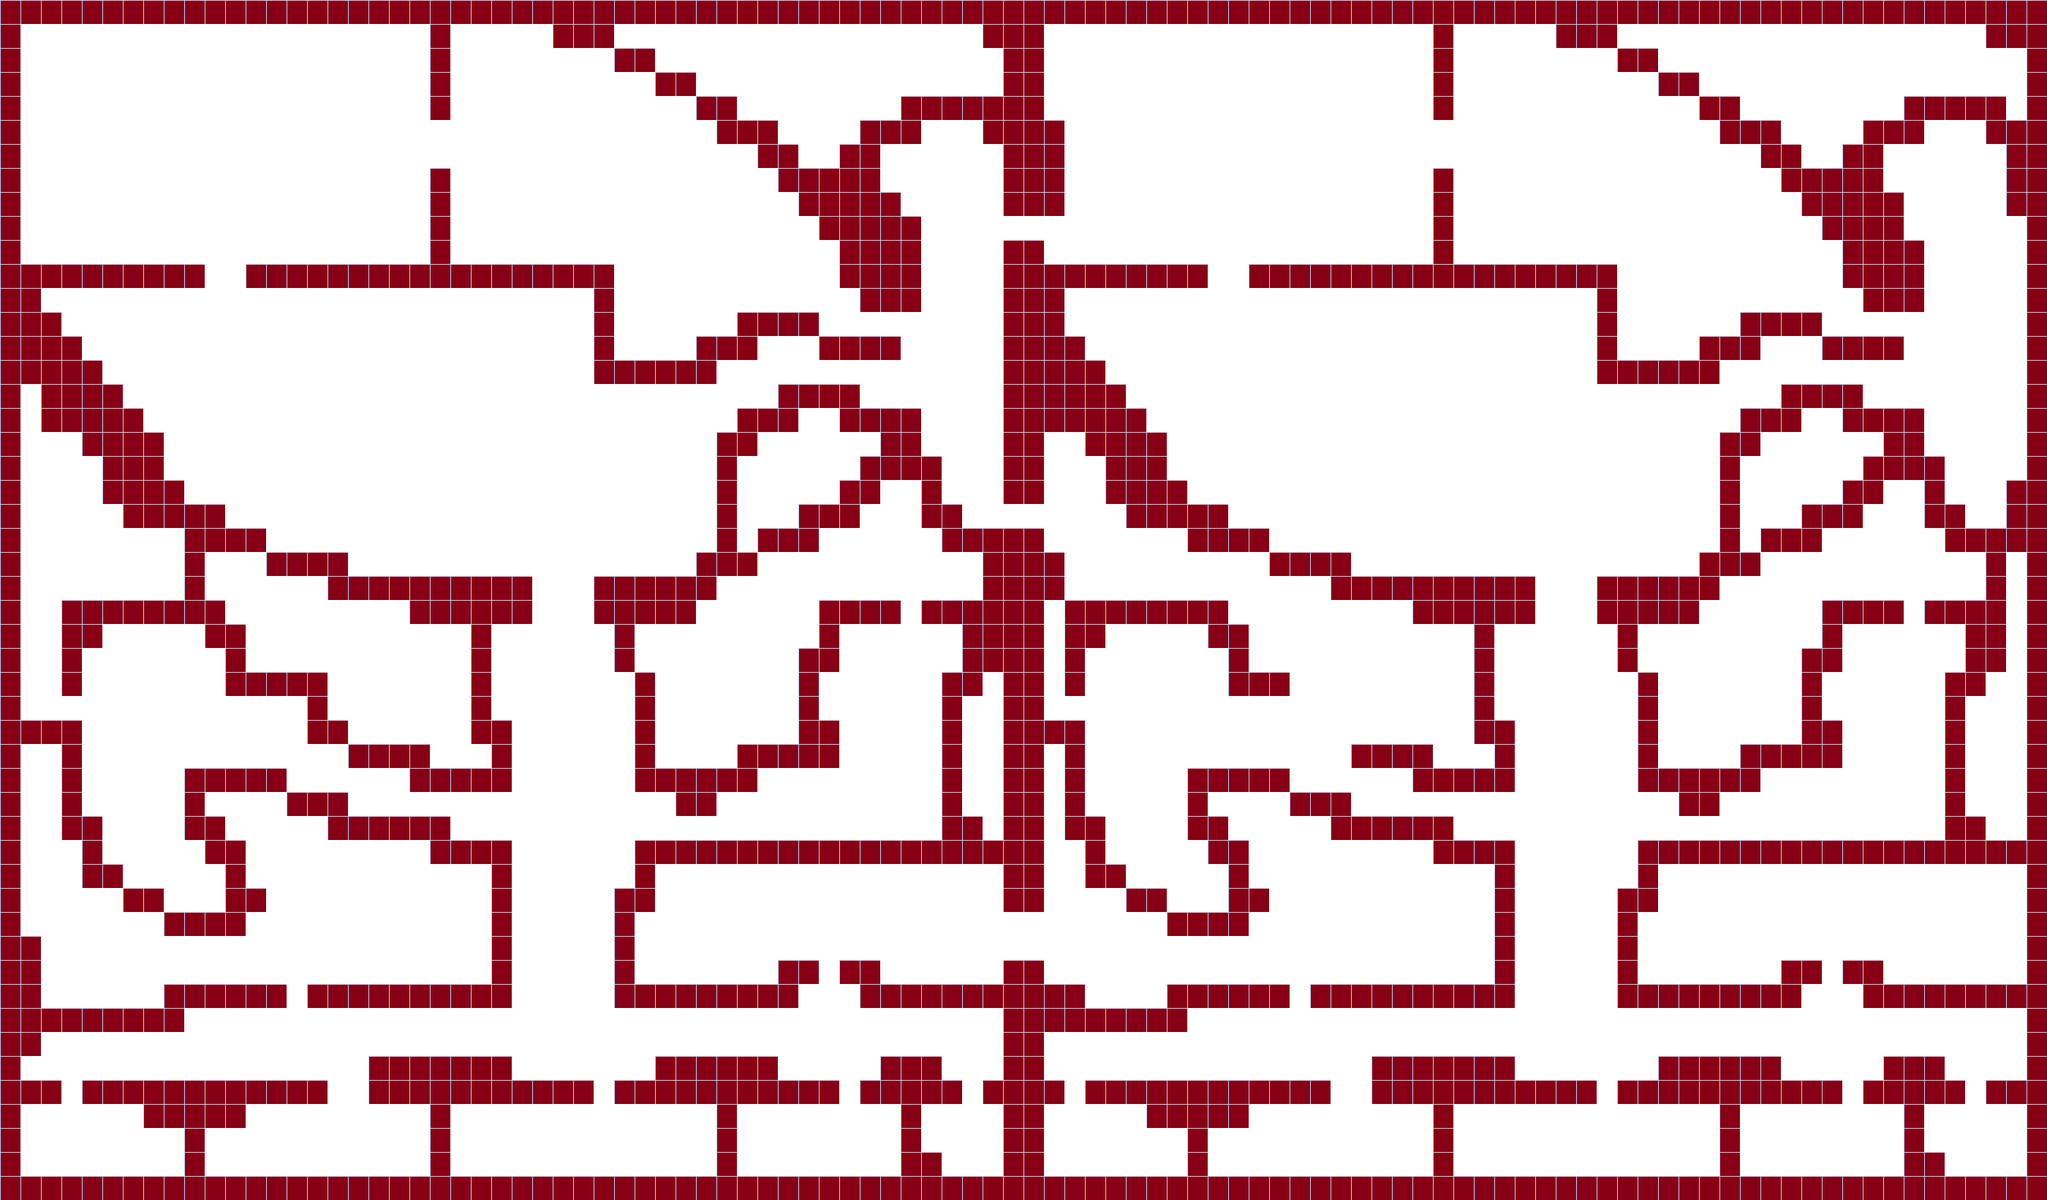

A 2D game scene composited from a Tiled map and its tileset images. What follows is a short description and the map's XML, with each tile layer's data collapsed to a summary:
An orthogonal 100x50 tile map with 29x34 px tiles, 2 tile layers (Snow, Ice), 2 tilesets.

<map version="1.0" orientation="orthogonal" renderorder="right-down" width="100" height="50" tilewidth="29" tileheight="34" nextobjectid="1">
 <tileset firstgid="1" name="snow" tilewidth="29" tileheight="34" tilecount="12" columns="4">
  <image source="snow.png" width="128" height="128" />
 </tileset>
 <tileset firstgid="13" name="ice" tilewidth="29" tileheight="34" tilecount="12" columns="4">
  <image source="ice.png" width="128" height="128" />
 </tileset>
 <layer name="Snow" width="100" height="50">
  <data>[5000 cells, 5000 non-empty, 2 distinct tile ids]</data>
 </layer>
 <layer name="Ice" width="100" height="50">
  <properties>
   <property name="blocked" value="true" />
  </properties>
  <data>[5000 cells, 1388 non-empty, 1 distinct tile ids]</data>
 </layer>
</map>
